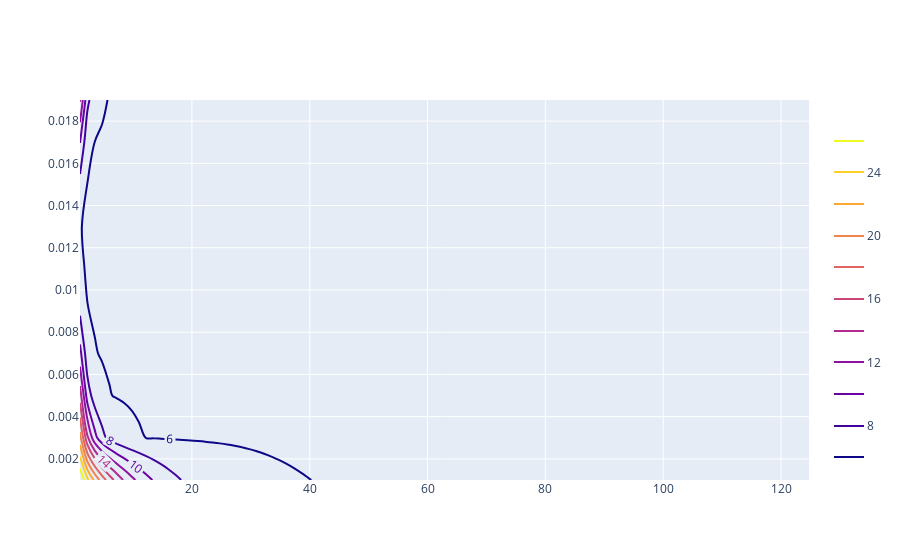

The code cell stored with this chart in its notebook:
### Code cell
import plotly.graph_objects as go

# x == cost function value
# y == learning rates
# z == cost function value at a given learning rate

fig = go.Figure(data=go.Contour(
    x=x, y=y, z=z,
    contours=dict(
        coloring='lines',
        showlabels=True,),
    line_width=2
))

fig.show()

### Figure 1 — Plotly figure (JSON) as saved in the notebook; plotly's stock layout.template omitted (floating-point values rounded to 4 significant figures; data arrays with more than 128 entries replaced by an {"elided": "..."} marker saying what was removed)
{"data": [{"contours": {"coloring": "lines", "showlabels": true}, "line": {"width": 2}, "type": "contour", "x": [1, 2.25, 3.5, 4.75, 6, 7.25, 8.5, 9.75, 11, 12.25, 13.5, 14.75, 16, 17.25, 18.5, 19.75, 21, 22.25, 23.5, 24.75, 26, 27.25, 28.5, 29.75, 31, 32.25, 33.5, 34.75, 36, 37.25, 38.5, 39.75, 41, 42.25, 43.5, 44.75, 46, 47.25, 48.5, 49.75, 51, 52.25, 53.5, 54.75, 56, 57.25, 58.5, 59.75, 61, 62.25, 63.5, 64.75, 66, 67.25, 68.5, 69.75, 71, 72.25, 73.5, 74.75, 76, 77.25, 78.5, 79.75, 81, 82.25, 83.5, 84.75, 86, 87.25, 88.5, 89.75, 91, 92.25, 93.5, 94.75, 96, 97.25, 98.5, 99.75, 101, 102.2, 103.5, 104.8, 106, 107.2, 108.5, 109.8, 111, 112.2, 113.5, 114.8, 116, 117.2, 118.5, 119.8, 121, 122.2, 123.5, 124.8], "y": [0.001, 0.003, 0.005, 0.007, 0.009, 0.011, 0.013, 0.015, 0.017, 0.019], "z": {"elided": "10x100 float values"}}], "layout": {}}
